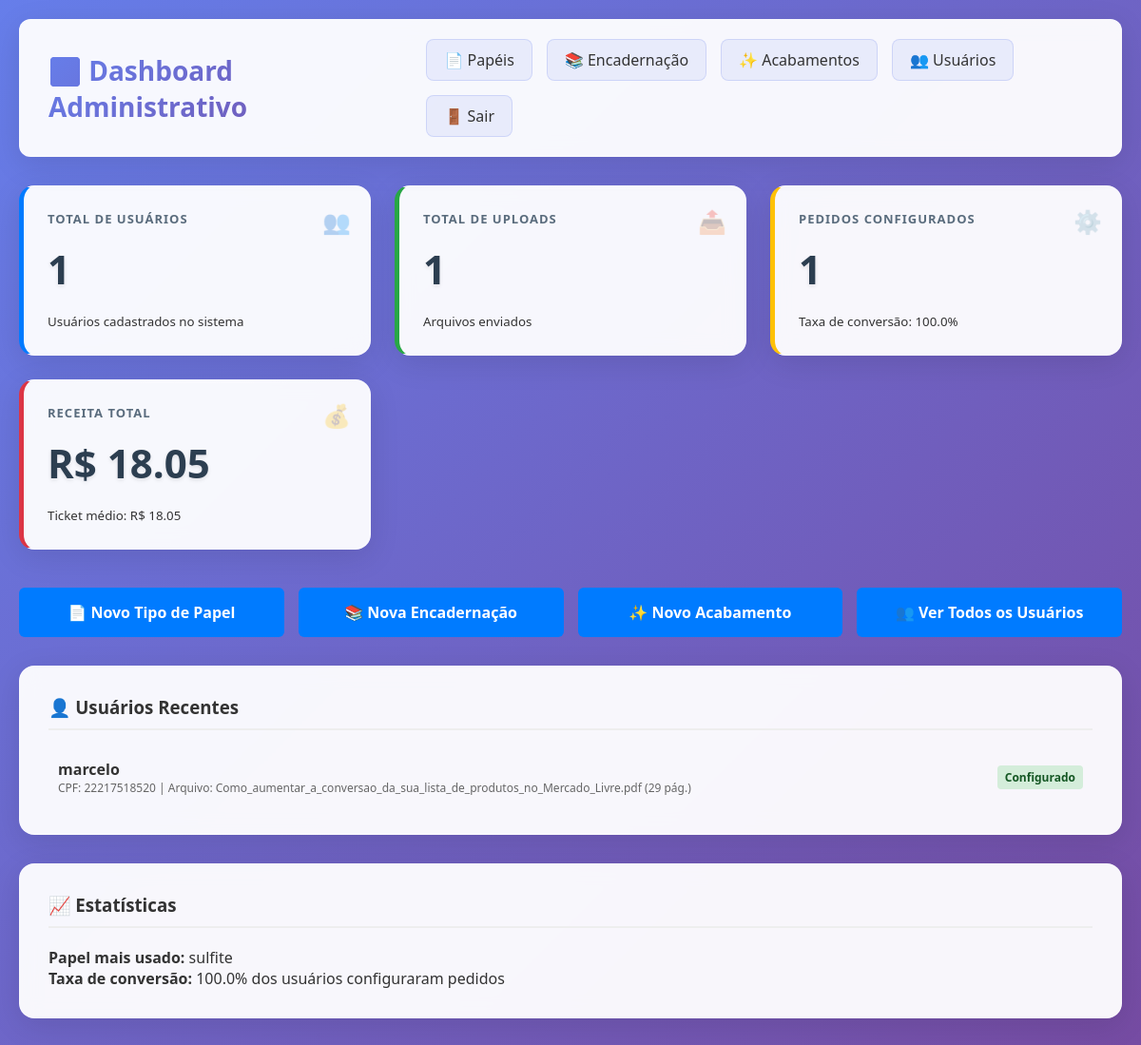
Page /admin (signed in) on the earlier database version.
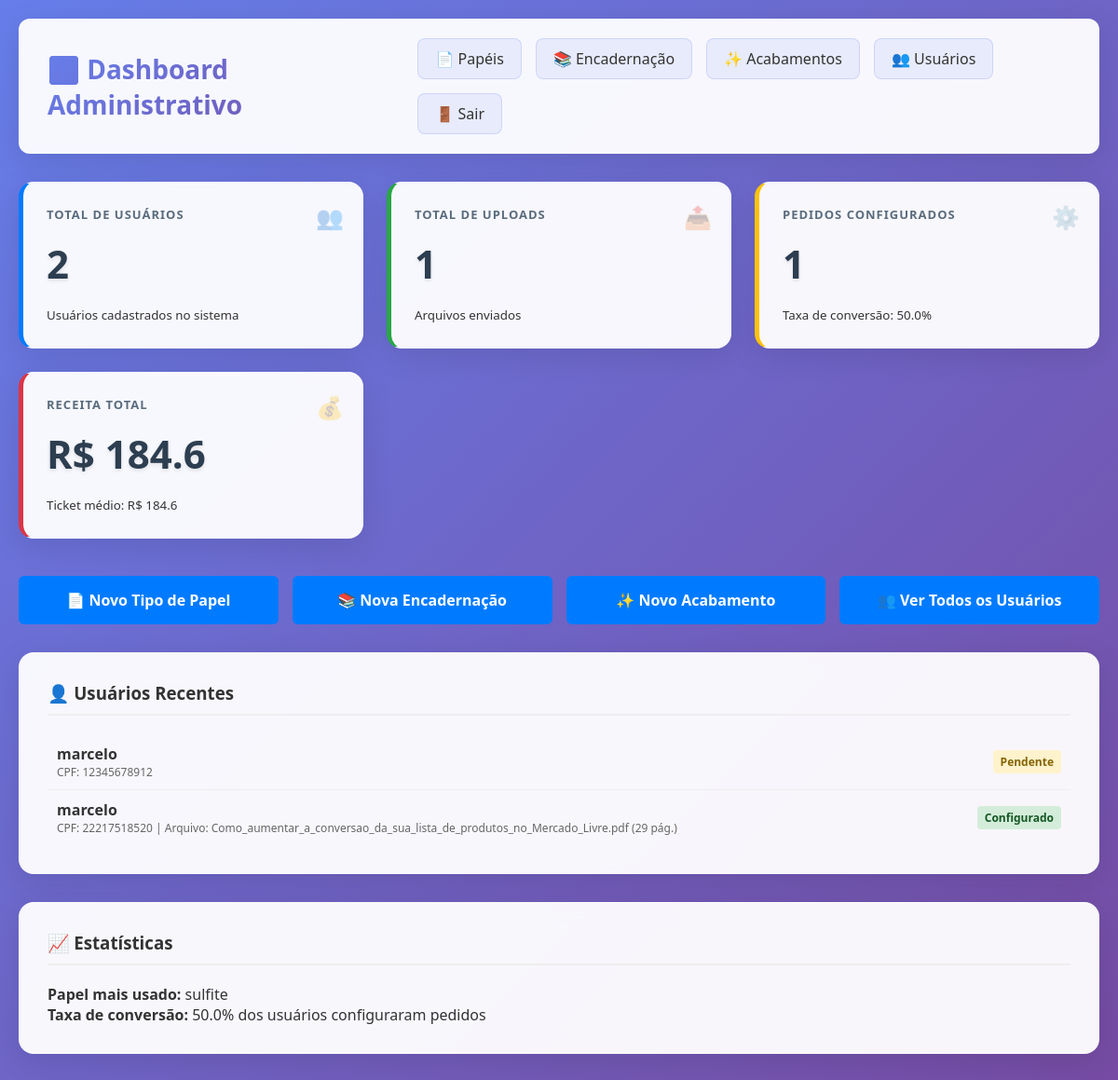
Same page on the later database version.
### app.py (models this page shows)
class User(db.Model):
    id = db.Column(db.Integer, primary_key=True)
    name = db.Column(db.String(100), nullable=False)
    cpf = db.Column(db.String(14), unique=True, nullable=False)
    address = db.Column(db.String(200), nullable=False)
    cep = db.Column(db.String(10), nullable=False)
    uploaded_file = db.Column(db.String(200), nullable=True)
    num_pages = db.Column(db.Integer, nullable=True)
    color_type = db.Column(db.String(20), nullable=True)  # 'colorido', 'monocromatico', 'misto'
    color_pages = db.Column(db.Integer, nullable=True)    # número de páginas coloridas
    mono_pages = db.Column(db.Integer, nullable=True)     # número de páginas monocromáticas
    estimated_cost = db.Column(db.Float, nullable=True)   # custo estimado
    print_type = db.Column(db.String(20), nullable=True)      # 'color', 'mono', 'mixed'
    paper_type = db.Column(db.String(50), nullable=True)      # 'sulfite', 'couche', 'reciclado'
    paper_weight = db.Column(db.Integer, nullable=True)       # gramatura: 75, 90, 120, etc
    binding_type = db.Column(db.String(50), nullable=True)    # 'spiral', 'wire-o', 'capa-dura', 'grampo'
    finishing = db.Column(db.String(100), nullable=True)      # 'laminacao', 'verniz', 'dobra', etc
    copy_quantity = db.Column(db.Integer, nullable=True)      # quantidade de cópias
    total_cost = db.Column(db.Float, nullable=True)           # custo total final
    order_configured = db.Column(db.Boolean, default=False)   # se o pedido foi configurado

### app.py (the view)
@app.route('/admin')
@admin_required
def admin_dashboard():
    stats = get_admin_stats()
    recent_users = User.query.order_by(User.id.desc()).limit(5).all()
    return render_template('admin_dashboard.html', stats=stats, recent_users=recent_users)

### app.py (called while the page is built)
def admin_required(f):
    @wraps(f)
    def decorated_function(*args, **kwargs):
        if 'admin_logged_in' not in session:
            flash('Acesso negado. Faça login como administrador.', 'error')
            return redirect(url_for('admin_login'))
        return f(*args, **kwargs)
    return decorated_function

### templates/admin_dashboard.html (shortened to what this page needs)
<!DOCTYPE html>
<html lang="pt-BR">
<head>
</head>
<body>
    <div class="admin-container">
        <div class="admin-header">
            <div class="admin-nav">
                <h1>🎛️ Dashboard Administrativo</h1>
                <div class="nav-links">
                    <a href="{{ url_for('admin_papers') }}">📄 Papéis</a>
                    <a href="{{ url_for('admin_bindings') }}">📚 Encadernação</a>
                    <a href="{{ url_for('admin_finishings') }}">✨ Acabamentos</a>
                    <a href="{{ url_for('users') }}">👥 Usuários</a>
                    <a href="{{ url_for('admin_logout') }}">🚪 Sair</a>
                </div>
            </div>
        </div>
        <div class="stats-grid">
            <div class="stat-card users">
                <div class="stat-icon">👥</div>
                <div class="stat-label">Total de Usuários</div>
                <div class="stat-number">{{ stats.total_users }}</div>
                <small>Usuários cadastrados no sistema</small>
            </div>
            <div class="stat-card uploads">
                <div class="stat-icon">📤</div>
                <div class="stat-label">Total de Uploads</div>
                <div class="stat-number">{{ stats.total_uploads }}</div>
                <small>Arquivos enviados</small>
            </div>
            <div class="stat-card orders">
                <div class="stat-icon">⚙️</div>
                <div class="stat-label">Pedidos Configurados</div>
                <div class="stat-number">{{ stats.total_orders }}</div>
                <small>Taxa de conversão: {{ stats.conversion_rate }}%</small>
            </div>
            <div class="stat-card revenue">
                <div class="stat-icon">💰</div>
                <div class="stat-label">Receita Total</div>
                <div class="stat-number">R$ {{ stats.total_revenue }}</div>
                <small>Ticket médio: R$ {{ stats.average_order }}</small>
            </div>
        </div>
        <div class="quick-actions">
            <a href="{{ url_for('admin_papers_create') }}" class="action-btn">
                📄 Novo Tipo de Papel
            </a>
            <a href="{{ url_for('admin_bindings_create') }}" class="action-btn">
                📚 Nova Encadernação
            </a>
            <a href="{{ url_for('admin_finishings_create') }}" class="action-btn">
                ✨ Novo Acabamento
            </a>
            <a href="{{ url_for('users') }}" class="action-btn">
                👥 Ver Todos os Usuários
            </a>
        </div>
        <div class="recent-section">
            <h3>👤 Usuários Recentes</h3>
            {% if recent_users %}
                {% for user in recent_users %}
                    <div class="user-item">
                        <div class="user-info">
                            <div class="user-name">{{ user.name }}</div>
                            <div class="user-details">
                                CPF: {{ user.cpf }}
                                {% if user.uploaded_file %}
                                    | Arquivo: {{ user.uploaded_file }}
                                    {% if user.num_pages %}({{ user.num_pages }} pág.){% endif %}
                                {% endif %}
                            </div>
                        </div>
                        <div class="user-status {{ 'status-configured' if user.order_configured else 'status-pending' }}">
                            {{ 'Configurado' if user.order_configured else 'Pendente' }}
                        </div>
                    </div>
                {% endfor %}
            {% else %}
                <p>Nenhum usuário cadastrado ainda.</p>
            {% endif %}
        </div>
        <div class="recent-section" style="margin-top: 20px;">
            <h3>📈 Estatísticas</h3>
            <p><strong>Papel mais usado:</strong> {{ stats.most_used_paper }}</p>
            <p><strong>Taxa de conversão:</strong> {{ stats.conversion_rate }}% dos usuários configuraram pedidos</p>
        </div>
    </div>
</body>
</html>

### templates/admin_dashboard.html (style rules this page uses)
* { margin: 0; padding: 0; box-sizing: border-box; }
body { font-family: 'Segoe UI', Tahoma, Geneva, Verdana, sans-serif; background: linear-gradient(135deg, #667eea 0%, #764ba2 100%); min-height: 100vh; color: #333; }
.admin-container { max-width: 1200px; margin: 0 auto; padding: 20px; }
.admin-header { background: rgba(255, 255, 255, 0.95); color: #333; padding: 20px 30px; margin-bottom: 30px; border-radius: 12px; box-shadow: 0 8px 32px rgba(0, 0, 0, 0.1); backdrop-filter: blur(10px); border: 1px solid rgba(255, 255, 255, 0.3); position: relative; z-index: 10; }
.admin-nav { display: flex; justify-content: space-between; align-items: center; }
.admin-nav h1 { margin: 0; font-size: 28px; font-weight: 700; background: linear-gradient(135deg, #667eea 0%, #764ba2 100%); -webkit-background-clip: text; -webkit-text-fill-color: transparent; background-clip: text; }
.admin-nav .nav-links { display: flex; gap: 15px; flex-wrap: wrap; }
.admin-nav a { color: #333; text-decoration: none; padding: 10px 18px; border-radius: 8px; background: rgba(102, 126, 234, 0.1); border: 1px solid rgba(102, 126, 234, 0.2); font-weight: 500; transition: all 0.3s ease; }
.stats-grid { display: grid; grid-template-columns: repeat(auto-fit, minmax(280px, 1fr)); gap: 25px; margin-bottom: 40px; }
.stat-card { background: rgba(255, 255, 255, 0.95); padding: 25px; border-radius: 16px; box-shadow: 0 8px 32px rgba(0, 0, 0, 0.1); backdrop-filter: blur(10px); border: 1px solid rgba(255, 255, 255, 0.3); border-left: 5px solid; transition: all 0.3s ease; position: relative; overflow: hidden; }
.stat-card::before { content: ''; position: absolute; top: 0; left: 0; right: 0; height: 3px; background: linear-gradient(90deg, transparent, rgba(255,255,255,0.4), transparent); }
.stat-card.users { border-left-color: #007bff; }
.stat-card.uploads { border-left-color: #28a745; }
.stat-card.orders { border-left-color: #ffc107; }
.stat-card.revenue { border-left-color: #dc3545; }
.stat-number { font-size: 42px; font-weight: 800; color: #2c3e50; margin: 15px 0; text-shadow: 0 2px 4px rgba(0,0,0,0.1); }
.stat-label { color: #5a6c7d; font-size: 13px; text-transform: uppercase; font-weight: 600; letter-spacing: 1px; }
.stat-icon { position: absolute; top: 20px; right: 20px; font-size: 24px; opacity: 0.3; }
.quick-actions { display: grid; grid-template-columns: repeat(auto-fit, minmax(200px, 1fr)); gap: 15px; margin-bottom: 30px; }
.action-btn { display: block; padding: 15px; background: #007bff; color: white; text-decoration: none; border-radius: 6px; text-align: center; font-weight: bold; }
.recent-section { background: rgba(255, 255, 255, 0.95); padding: 30px; border-radius: 16px; box-shadow: 0 8px 32px rgba(0, 0, 0, 0.1); backdrop-filter: blur(10px); border: 1px solid rgba(255, 255, 255, 0.3); margin-bottom: 30px; }
.recent-section h3 { margin: 0 0 20px 0; color: #333; border-bottom: 2px solid #eee; padding-bottom: 10px; }
.user-item { padding: 10px; border-bottom: 1px solid #eee; display: flex; justify-content: space-between; align-items: center; }
.user-item:last-child { border-bottom: none; }
.user-info { flex: 1; }
.user-name { font-weight: bold; color: #333; }
.user-details { font-size: 12px; color: #666; }
.user-status { padding: 4px 8px; border-radius: 4px; font-size: 12px; font-weight: bold; }
.status-configured { background: #d4edda; color: #155724; }
.status-pending { background: #fff3cd; color: #856404; }

Differences in the rows shown:
added User: name "marcelo", cpf "12345678912", order_configured "Pendente"
Other differences:
{{ stats.total_users }}: "1" → "2"
{{ stats.conversion_rate }}: "100.0" → "50.0"
{{ stats.total_revenue }}: "18.05" → "184.6"
{{ stats.average_order }}: "18.05" → "184.6"
